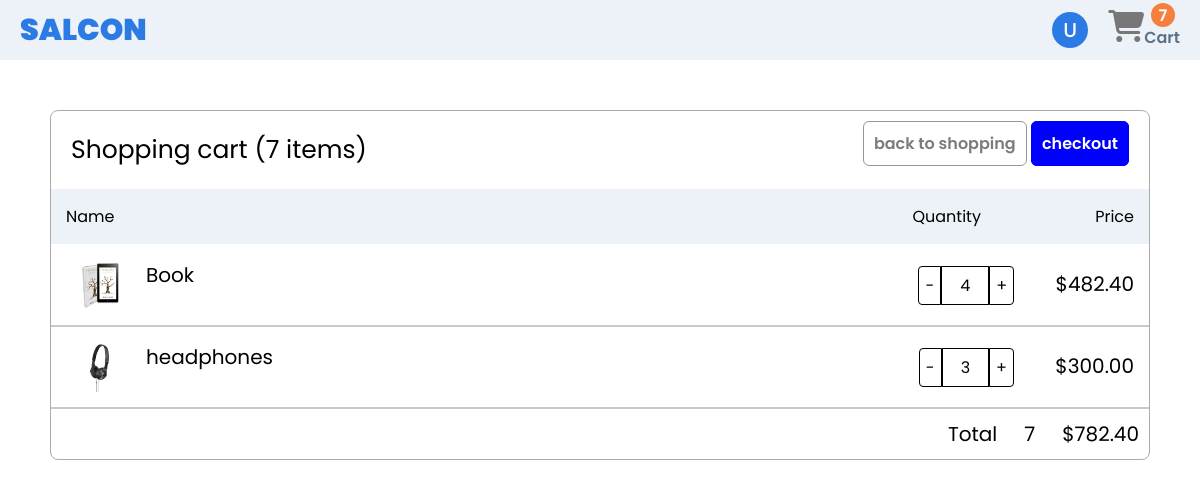
The app's page /checkout/ (signed in) with its own data.
### base/models.py (models this page shows, shortened)
class User(AbstractBaseUser, PermissionsMixin):
    email = models.EmailField(db_index=True, unique=True, max_length=254)
    first_name = models.CharField(max_length=240)
    last_name = models.CharField(max_length=255)
    is_staff = models.BooleanField(default=True)
    is_active = models.BooleanField(default=True)
    is_superuser = models.BooleanField(default=False)
    objects = customeUserManager()
    USERNAME_FIELD = 'email'
    REQUIRED_FIELDS = ['first_name', 'last_name']
    class Meta:
        verbose_name = 'User'
        verbose_name_plural = 'Users'
    def getInitial(self):
        return self.first_name[0].upper()

class products(models.Model):
    image = models.ImageField(null=True, blank=True, upload_to="products/")
    name = models.CharField(max_length=70)
    price = models.DecimalField(max_digits=10, decimal_places=2)

class orderItem(models.Model):
    product = models.ForeignKey(products, null=True, on_delete=models.SET_NULL)
    cumstomer = models.ForeignKey(User, null=True, on_delete=models.SET_NULL)
    quantity = models.IntegerField()
    complete = models.BooleanField(default=False)
    def Total(self):
        return self.quantity * self.product.price

### base/views.py (the view)
# urls.py: path('checkout/', views.checkout, name="checkout"),
def checkout(request):
    context = {}
    total_price = 0
    if request.user.is_authenticated:
        user_orders = orderItem.objects.filter(cumstomer = request.user)
        user_products = []
        for user_order in user_orders:
            total_price += user_order.Total()
            user_products.append({"product": user_order.product, "quantity":user_order.quantity, "Total":user_order.Total})
        context = {"cart_total": get_totalOrders(user_orders), "cart_orders":user_products, "total_price":total_price }
    else:
        context = {"cart_total": getTotalItems(request), "cart_orders": getFinalOrder(request), "total_price": getFullTotal(request)}
    return render(request, "base/check_out.html", context)

### base/utils.py (called while the page is built)
def get_totalOrders(user_orders):
    total_orders = 0
    for user_order in user_orders:
        total_orders += user_order.quantity
    return total_orders

### base/templates/base/check_out.html
{% extends 'base/main.html' %}
{% block content %}
<div class="main-checkout">
    <div class="check-out-bar">
        <span class="shopping-label">Shopping cart ({{cart_total}} items)</span>
        <div>
            <a href="{% url 'home-page' %}" class="back-btn">back to shopping</a>
            <a href="{% url 'payment' %}" class="checkout-btn">checkout</a>
        </div>
    </div>
    <div class="table-bar">
        <span>Name</span>
        <div>
            <span class="quantity-label">Quantity</span>
            <span class="price-label">Price</span>
        </div>
    </div>
    <div class="checkout-products-box">
        {% for order in cart_orders %}
        <div>
            <div class="cart-product">
                <div class="checkout-img-name">
                    <img class="checkout_product_image" src="{{order.product.image.url}}">
                    <span class="checkout_product_name">{{order.product.name}}</span>
                </div>
                <div>
                    <div class="quantity-controller">
                        <button class="decrease-btn cart-btn" data-product="{{order.product.name}}" data-action="remove">-</button>
                        <span class="quantity">{{order.quantity}}</span>
                        <button class="increase-btn cart-btn" data-product="{{order.product.name}}" data-action="add">+</button>
                    </div>
                    <span class="product-checkout-price">${{order.Total}}</span>
                </div>
            </div>
            <hr class="line">
        </div>
        {% endfor %}
    </div>
    <div class="bottom-checkout">
        <span>Total</span>
        <span>{{cart_total}}</span>
        <span>${{total_price}}</span>
    </div>
</div>
{% endblock %}

### base/templates/base/main.html (shortened to what this page needs)
{% load static %}
<!DOCTYPE html>
<html lang="en">
<head>
    <link rel="stylesheet" href="{% static '/css/style.css' %}">
    <link rel="stylesheet" href="{% static '/css/payment.css' %}">
    <link rel="stylesheet" href="{% static '/css/addAddress.css' %}">
</head>
<body>
    <header>
        <a href="{% url 'home-page' %}" class="logo">SALCON</a>
        <div class="acc">
            {% if user.is_authenticated %}
            <div class="dropDown">
                <div class="user" onclick=" toogleMenu() ">
                    <button>{{ user.getInitial }}</button>
                </div>
            </div>
            {% else %}
                <a href="{% url 'login' %}" class="login">Login</a>
            {% endif %}
            <a href="{% url 'checkout' %}" class="cart">
                <i class="fa-solid fa-cart-shopping fa-2x"></i>
                <span class="cart-count">{{cart_total}}</span>
                <p>Cart</p>
            </a>
        </div>
    </header>
    <main>
        {% block content %}
        {% endblock %}
    </main>
</body>
</html>

### static/css/style.css (style rules this page uses)
* { padding: 0; margin: 0; box-sizing: border-box; font-family: 'Poppins', sans-serif; }
header { display: flex; justify-content: space-between; background-color: rgb(237, 242, 249); height: 60px; align-items: center; padding: 0 20px; }
header .logo { text-decoration: none; font-size: 30px; font-weight: 900; color: rgb(44, 123, 229); }
header .cart { display: flex; position: relative; cursor: pointer; text-decoration: none; }
header .cart i { color: rgb(119, 119, 119); }
header .cart p { margin-top: 15px; font-weight: 600; color: rgb(89, 114, 136); }
header .cart span { display: flex; justify-content: center; align-items: center; width: 24px; height: 24px; position: absolute; background-color: rgb(245, 128, 62); border-radius: 40px; top: -7px; right: 5px; font-weight: 600; color: white; }
.cart-btn { color: rgb(190, 190, 190); }
.check-out-bar { display: flex; justify-content: space-between; margin-bottom: 15px; margin-left: 20px; margin-right: 20px; margin-bottom: 20px; }
.table-bar { display: flex; justify-content: space-between; margin-bottom: 16px; background-color: rgb(237, 242, 249);; padding: 15px; }
.cart-product { display: flex; justify-content: space-between; align-items: center; margin: 15px; }
.checkout_product_image { width: 70px; height: 50px; border-radius: 8px; }
.checkout_product_name { margin-left: 10px; font-size: 20px; }
.quantity-controller { display: inline flex; }
.checkout-img-name { display: flex; align-items: start; }
.main-checkout { padding-top: 20px; border: 1px solid; border-color: rgb(170, 170, 170); margin: 50px; border-radius: 8px; }
.back-btn { all:unset; padding: 10px; background-color: white; color: rgb(124, 124, 124); font-weight: 600; border: 1px solid; border-color: rgb(151, 151, 151); border-radius: 6px; cursor: pointer; }
.checkout-btn { all:unset; padding: 10px; background-color: blue; color: white; font-weight: 600; border: 1px solid; border-color: blue; border-radius: 6px; cursor: pointer; }
.shopping-label { font-size: 25px; }
.price-label { margin-left: 110px; }
.product-checkout-price { margin-left: 37px; font-size: 20px; }
.decrease-btn { all: unset; border: 1px solid; padding: 6px; border-top-left-radius: 4px; border-bottom-left-radius: 4px; }
.increase-btn { all: unset; border: 1px solid; padding: 6px; border-top-right-radius: 4px; border-bottom-right-radius: 4px; }
.quantity { border: 1px solid; padding: 6px 18px; }
.line { all: unset; display: block; border: 0.1px solid; border-color: rgb(201, 201, 201); }
.bottom-checkout { display: flex; justify-content: end; column-gap: 27px; margin-right: 10px; margin-top: 10px; margin-bottom: 10px; }
.bottom-checkout span { font-size: 20px; }
.user { display: flex; justify-content: center; align-items: center; margin-left: 50px; width: 20px; height: 15px; padding: 18px; background-color: rgb(44, 123, 229); color: white; font-weight: 500; font-size: 20px; border-radius: 100% }
.user button { all: unset; color: white; cursor: pointer; }
.acc { display: flex; column-gap: 20px; align-items: center; justify-self: center; }

### records on screen
User: getInitial "U"
products: product.image (picture), product.name "Book", quantity "4", Total "482.40"
products: product.image (picture), product.name "headphones", quantity "3", Total "300.00"

### other values on screen
{{ cart_total }} "7"
{{ total_price }} "782.40"
